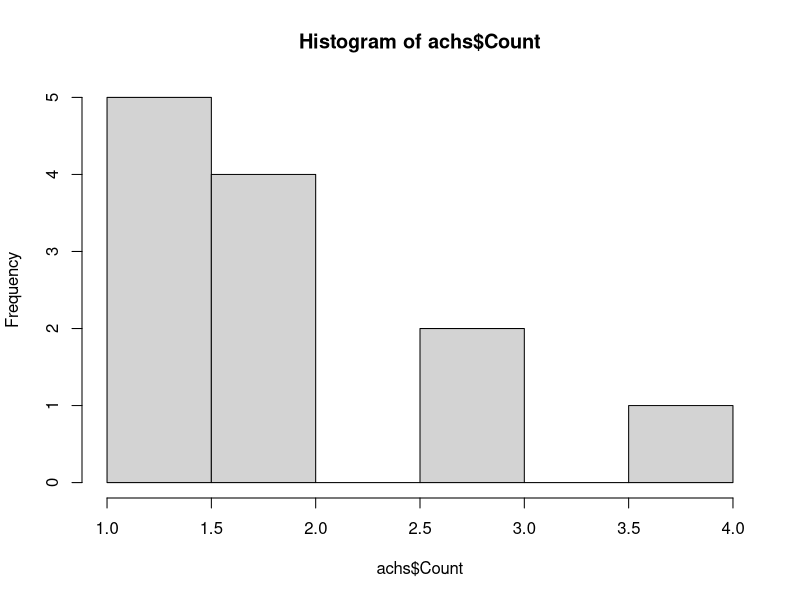

This chart was generated by the following R code:
library(psych)

# Assign data from to counts object
achs <- read.table("achievements.txt", header=T)

# Print basic data
class(achs)
names(achs)

# Plot histogram for data
hist(achs$Count)

# Get some descriptive stats
describe(achs)
